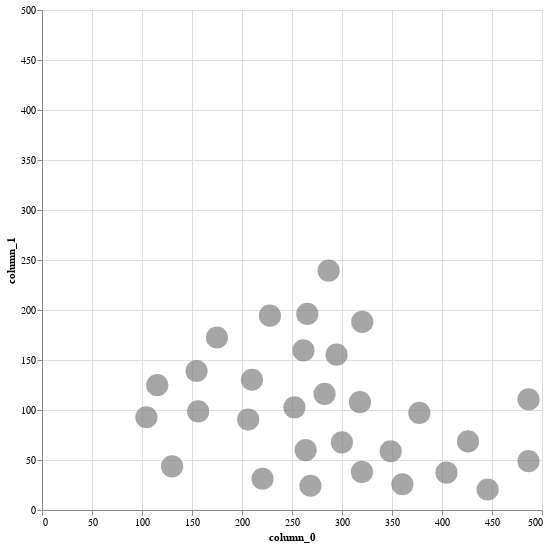

Write notebook code for a chart like this one.
### Code cell
a

### Figure 1 — Vega-Lite specification as saved in the notebook (floating-point values rounded to 4 significant figures)
{"config": {"view": {"continuousWidth": 300, "continuousHeight": 300}}, "data": {"name": "data-ac53177e0adf5d0e71f336d8dc9feab4"}, "mark": {"type": "point", "color": "gray", "filled": true, "size": 490.9}, "encoding": {"x": {"field": "column_0", "scale": {"domain": [0, 500]}, "type": "quantitative"}, "y": {"field": "column_1", "scale": {"domain": [0, 500]}, "type": "quantitative"}}, "height": 500, "width": 500, "$schema": "https://vega.github.io/schema/vega-lite/v6.1.0.json", "datasets": {"data-ac53177e0adf5d0e71f336d8dc9feab4": [{"column_0": 445.7, "column_1": 20.51}, {"column_0": 404.5, "column_1": 37.32}, {"column_0": 486.5, "column_1": 48.84}, {"column_0": 426.0, "column_1": 68.56}, {"column_0": 377.3, "column_1": 97.11}, {"column_0": 360.4, "column_1": 25.78}, {"column_0": 348.7, "column_1": 58.79}, {"column_0": 486.5, "column_1": 110.6}, {"column_0": 299.9, "column_1": 67.63}, {"column_0": 319.9, "column_1": 38.1}, {"column_0": 317.9, "column_1": 107.8}, {"column_0": 252.4, "column_1": 102.7}, {"column_0": 263.7, "column_1": 59.91}, {"column_0": 268.5, "column_1": 24.27}, {"column_0": 282.6, "column_1": 116.2}, {"column_0": 261.5, "column_1": 159.7}, {"column_0": 210.0, "column_1": 130.3}, {"column_0": 206.2, "column_1": 90.54}, {"column_0": 220.5, "column_1": 31.23}, {"column_0": 227.9, "column_1": 194.4}, {"column_0": 320.3, "column_1": 188.1}, {"column_0": 265.3, "column_1": 196.1}, {"column_0": 294.6, "column_1": 155.3}, {"column_0": 156.2, "column_1": 98.61}, {"column_0": 174.9, "column_1": 172.5}, {"column_0": 154.6, "column_1": 139.0}, {"column_0": 115.2, "column_1": 124.8}, {"column_0": 104.4, "column_1": 92.72}, {"column_0": 130.1, "column_1": 43.61}, {"column_0": 286.6, "column_1": 239.4}]}}
